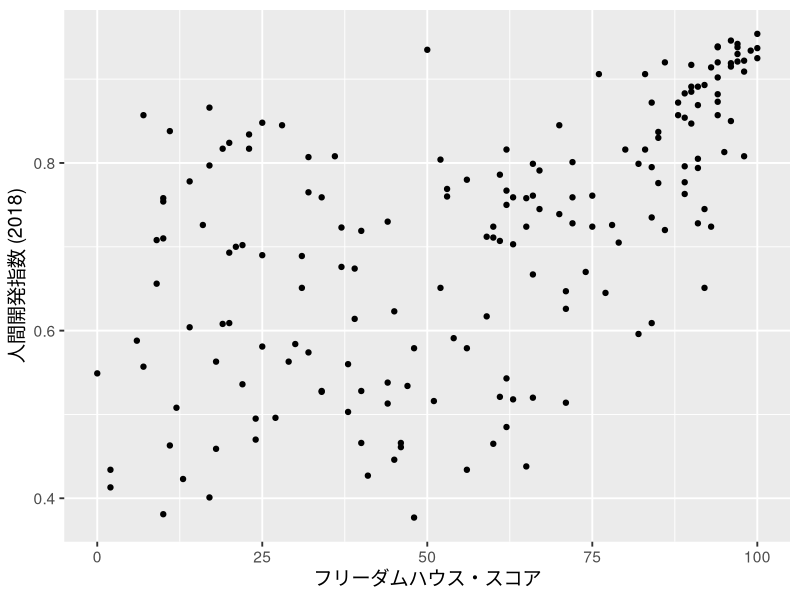
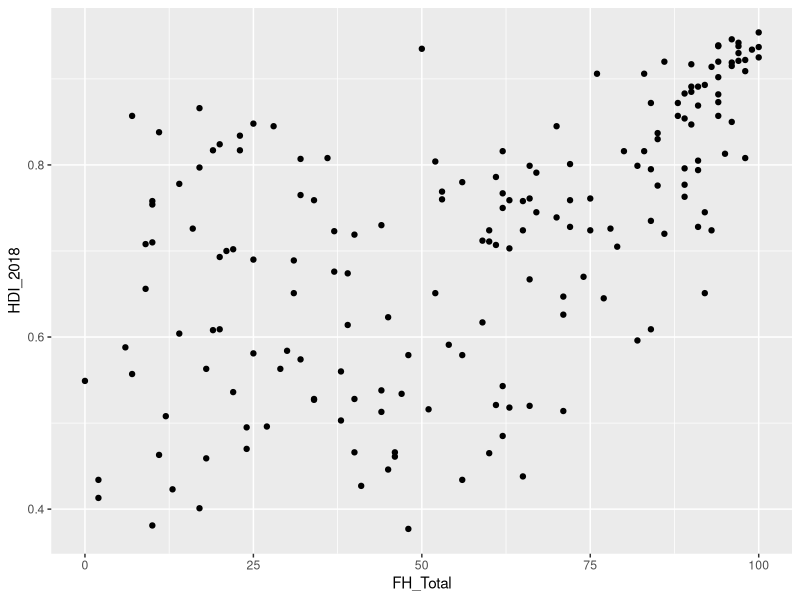
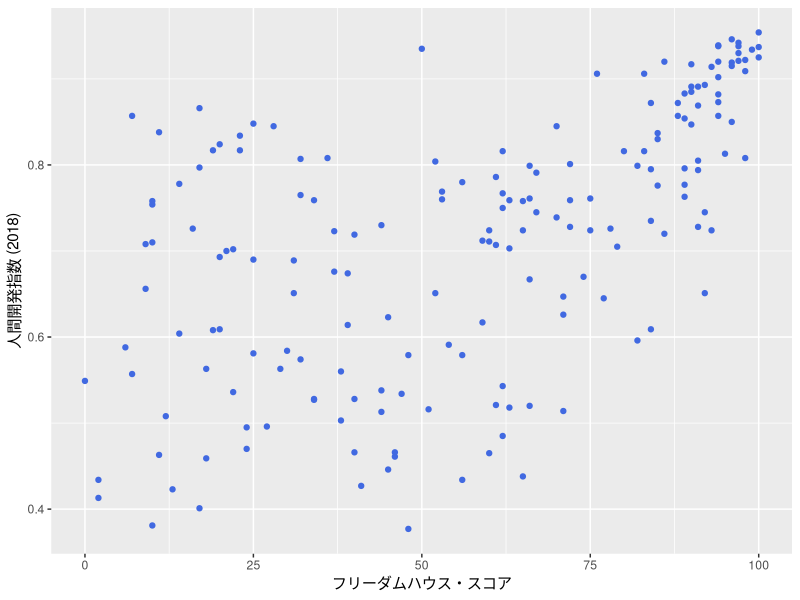
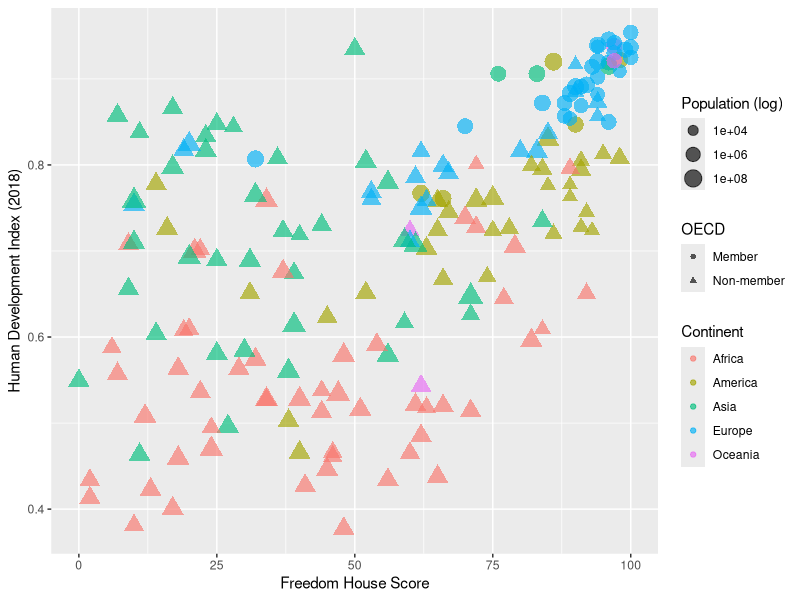
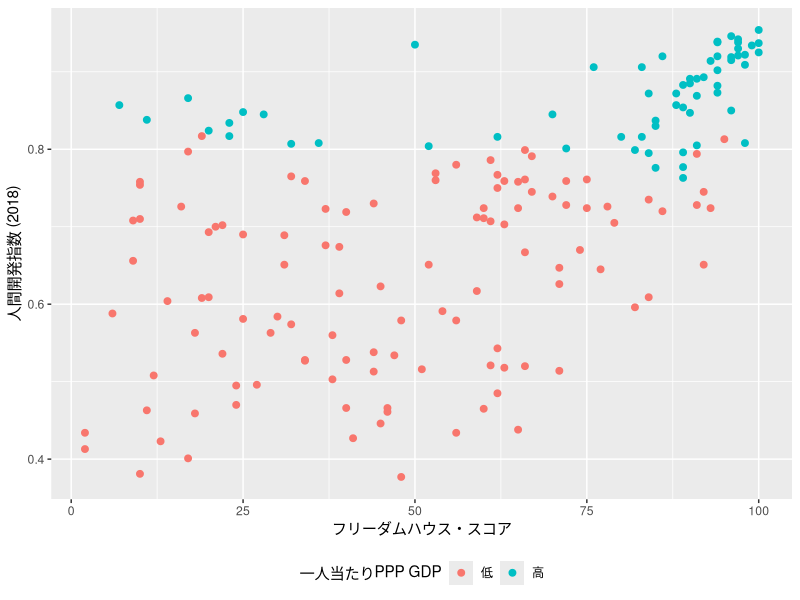
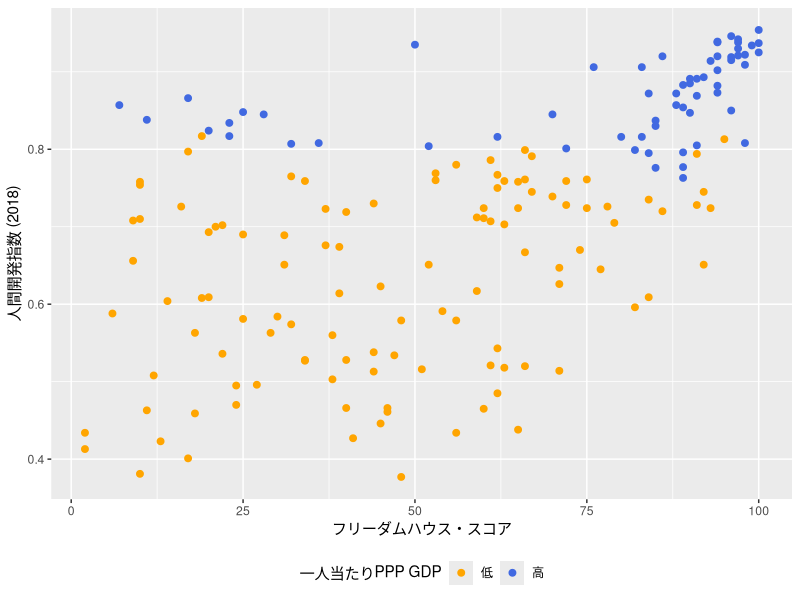
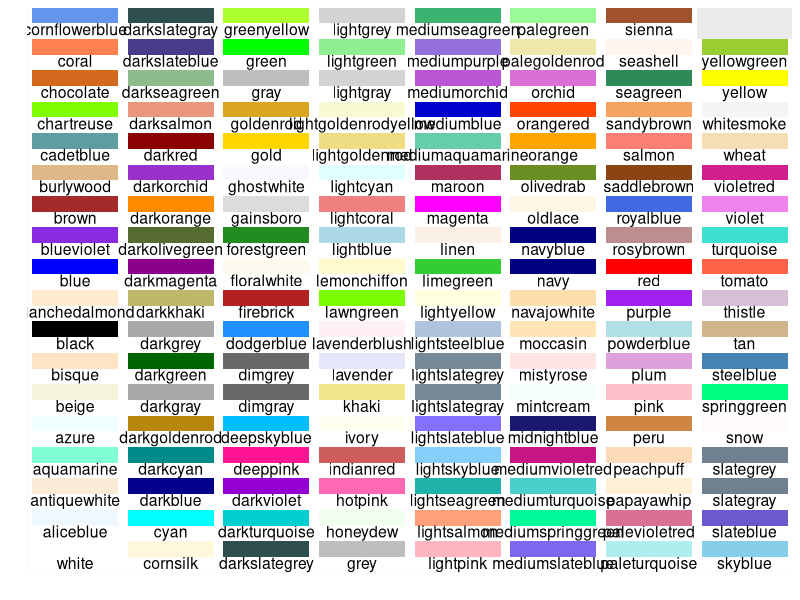
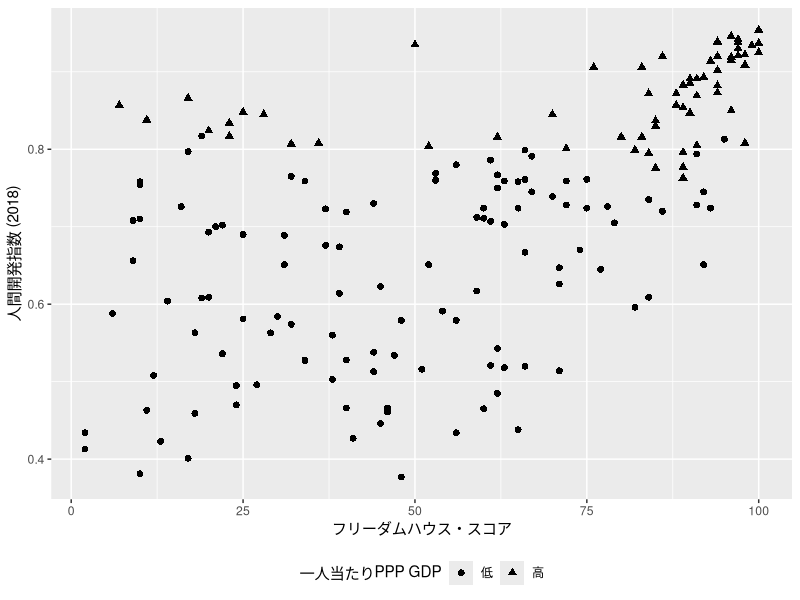

Generate these figures, in order, with R:
## ---- chunk 1
#| include: false
library(tidyverse)
df <- read_csv("Data/countries.csv")
## ---- chunk 2
#| echo: false
#| fig-width: 4
#| fig-height: 4
#| warning: false
#| fig-cap: "2次元散布図の例"
df %>%
   ggplot() +
   geom_point(aes(x = FH_Total, y = HDI_2018)) +
   labs(x = "フリーダムハウス・スコア", y = "人間開発指数 (2018)") +
   theme_gray(base_size   = 14)
## ---- chunk 3
#| filename: "Code 02"
#| fig-width: 8
#| fig-height: 5
#| warning: false
df %>%
   ggplot() +
   geom_point(aes(x = FH_Total, y = HDI_2018))
## ---- chunk 4
#| filename: "Code 03"
#| fig-width: 8
#| fig-height: 5
#| warning: false
df %>%
   ggplot() +
   geom_point(aes(x = FH_Total, y = HDI_2018), color = "royalblue") +
   labs(x = "フリーダムハウス・スコア", y = "人間開発指数 (2018)")
## ---- chunk 5
#| filename: "Code 04"
#| fig-width: 10
#| fig-height: 4
#| warning: false
#| fig-cap: "5次元散布図の例"
df %>%
   mutate(OECD = if_else(OECD == 1, "Member", "Non-member")) %>%
   ggplot() +
   geom_point(aes(x = FH_Total, y = HDI_2018, color = Continent,
                  size = Population, shape = OECD), alpha = 0.65) +
   scale_size_continuous(trans = "log10") +
   labs(x = "Freedom House Score", y = "Human Development Index (2018)",
        size = "Population (log)")
## ---- chunk 6
#| filename: "Code 05"
#| fig-width: 8
#| fig-height: 5
#| warning: false
scatter_plot1 <- df %>%
   # 散布図に使われる変数が一つでも欠損していれば、その行（国）は除外する
   drop_na(FH_Total, HDI_2018, PPP_per_capita) %>%
   # リコーディング
   mutate(HighIncome = if_else(PPP_per_capita >= 20000, "高", "低")) %>%
   ggplot() +
   geom_point(aes(x = FH_Total, y = HDI_2018, color = HighIncome), 
              size = 2) +
   # ラベル修正
   labs(x = "フリーダムハウス・スコア", y = "人間開発指数 (2018)",
        color = "一人当たりPPP GDP") +
   # 凡例を下側に
   theme(legend.position = "bottom")

scatter_plot1
## ---- chunk 7
#| filename: "Code 06"
#| fig-width: 8
#| fig-height: 5
#| warning: false
scatter_plot1 +
   scale_color_manual(values = c("低" = "orange", "高" = "royalblue"))
## ---- chunk 8
#| echo: false
#| fig-width: 12
#| fig-height: 10
data.frame(c = colors()) %>%
   mutate(Num = grepl(x = c, pattern = "[0-9]$")) %>%
   filter(Num == FALSE) %>%
   mutate(y = seq(0, length(c) - 1) %% 18,
          x = seq(0, length(c) - 1) %/% 18) %>%
   ggplot() +
   scale_x_continuous(name = "", breaks = NULL, expand = c(0, 0)) +
   scale_y_continuous(name = "", breaks = NULL, expand = c(0, 0)) +
   scale_fill_identity() +
   geom_rect(aes(xmin = x, xmax = x + 1, ymin = y, ymax = y + 1), 
             fill = "white") +
   geom_rect(aes(xmin = x + 0.05, xmax = x + 0.95, 
                 ymin = y + 0.5, ymax = y + 1, fill = c)) +
   geom_text(aes(x = x + 0.5, y = y + 0.5, label = c), 
             color = "black", hjust = 0.5, vjust = 1, size = 4)
## ---- chunk 9
#| filename: "Code 07"
colors()
## ---- chunk 10
#| filename: "Code 08"
#| fig-width: 8
#| fig-height: 5
#| warning: false
scatter_plot2 <- df %>%
   drop_na(FH_Total, HDI_2018, PPP_per_capita) %>%
   mutate(HighIncome = if_else(PPP_per_capita >= 20000, "高", "低")) %>%
   ggplot() +
   geom_point(aes(x = FH_Total, y = HDI_2018, shape = HighIncome), 
              size = 2) +
   labs(x = "フリーダムハウス・スコア", y = "人間開発指数 (2018)",
        shape = "一人当たりPPP GDP") +
   theme(legend.position = "bottom")

scatter_plot2
## ---- chunk 11
#| filename: "Code 09"
#| fig-width: 8
#| fig-height: 5
#| warning: false
scatter_plot2 +
   scale_shape_manual(values = c("低" = 4, "高" = 1))
## ---- chunk 12
#| echo: false
#| fig-width: 4
#| fig-height: 3.5
tibble(x = rep(1:5, 5),
       y = rep(1:5, each = 5)) %>%
   filter(!(y == 1 & x >= 4)) %>%
   arrange(desc(y), x) %>%
   mutate(pch = as.character(0:22)) %>%
   ggplot(aes(x = x, y = y)) +
   geom_point(aes(shape = pch), 
              color = "black", bg = "gray", size = 3) +
   geom_text(aes(y = y + 0.25, label = pch), size = 5) +
   scale_shape_manual(values = c("1"  =  1,  "2" =  2, "3"  =  3, "4"  =  4,
                                 "5"  =  5,  "6" =  6, "7"  =  7, "8"  =  8,
                                 "9"  =  5, "10" = 10, "11" = 11, "12" = 12,
                                 "13" = 13, "14" = 14, "15" = 15, "16" = 16,
                                 "17" = 17, "18" = 18, "19" = 19, "20" = 20,
                                 "21" = 21, "22" = 22, "0"  = 0)) +
   theme_minimal() +
   theme(panel.grid.minor = element_blank(),
         axis.line = element_blank(),
         axis.title = element_blank(),
         axis.text = element_blank(),
         legend.position = "none")
## ---- chunk 13
#| fig-cap: "折れ線グラフの例 (1)"
#| echo: false
#| fig-width: 5
#| fig-height: 5
#| warning: false
COVID_df <- read_csv("Data/covid_2022_06.csv")
COVID_df %>%
   ggplot(aes(x = Day, y = NewCases)) +
   geom_line(aes(group = Country)) +
   labs(x = "日 (2022年6月)", y = "100万人当たり新規感染者数 (人)") +
   theme_bw(base_size   = 14)
## ---- chunk 14
#| fig-cap: "折れ線グラフの例 (2)"
#| echo: false
#| fig-width: 5
#| fig-height: 5
#| warning: false
COVID_df <- read_csv("Data/covid_2022_06.csv")
COVID_df %>%
   ggplot(aes(x = Day, y = NewCases)) +
   geom_line(aes(group = Country)) +
   geom_point(size = 3) +
   labs(x = "日 (2022年6月)", y = "100万人当たり新規感染者数 (人)") +
   theme_bw(base_size   = 14)
## ---- chunk 15
#| filename: "Code 10"
#| message: false
COVID_df <- read_csv("Data/covid_2022_06.csv")
COVID_df
## ---- chunk 16
#| filename: "Code 11"
#| fig-width: 5
#| fig-height: 5
COVID_df %>%
   filter(Country == "Japan") %>%
   ggplot() +
   geom_line(aes(x = Day, y = NewCases)) +
   labs(x = "日 (2022年6月)", y = "100万人当たり新規感染者数 (人)")
## ---- chunk 17
#| filename: "Code 12"
#| fig-width: 5
#| fig-height: 5
COVID_df <- COVID_df %>%
   mutate(Country = case_when(Country == "Japan" ~ "日本",
                              Country == "Korea" ~ "韓国",
                              TRUE               ~ "台湾"),
          Country = factor(Country, levels = c("日本", "韓国", "台湾")))

COVID_df %>%
   ggplot() +
   geom_line(aes(x = Day, y = NewCases, group = Country)) +
   labs(x = "日 (2022年6月)", y = "100万人当たり新規感染者数 (人)")
## ---- chunk 18
#| filename: "Code 13"
#| fig-width: 7
#| fig-height: 5
COVID_df %>%
   ggplot() +
   geom_line(aes(x = Day, y = NewCases, group = Country, color = Country), 
             size = 1.5) +
   labs(x = "日 (2022年6月)", y = "100万人当たり新規感染者数 (人)", 
        color = "国/地域")
## ---- chunk 19
#| filename: "Code 14"
#| fig-width: 8
#| fig-height: 3.5
COVID_df %>%
   ggplot() +
   geom_line(aes(x = Day, y = NewCases, group = Country, 
                 linetype = Country), size = 1) +
   labs(x = "日 (2022年6月)", y = "100万人当たり新規感染者数 (人)", 
        linetype = "国/地域") 
## ---- chunk 20
#| filename: "Code 15"
#| fig-width: 8
#| fig-height: 3.5
COVID_df %>%
   ggplot() +
   geom_line(aes(x = Day, y = NewCases, group = Country, 
                 linetype = Country), size = 1) +
   labs(x = "日 (2022年6月)", y = "100万人当たり新規感染者数 (人)", 
        linetype = "国/地域") +
   scale_linetype_manual(values = c("日本" = 1, "韓国" = 2, "台湾" = 3))
## ---- chunk 21
#| echo: false
#| fig-width: 8
#| fig-height: 2.5
tibble(x = rep(1, 6),
       xend = rep(5, 6),
       y = 1:6,
       yend = 1:6,
       type = c("6", "5", "4", "3", "2", "1")) %>%
   ggplot() +
   geom_segment(aes(x = x, xend = xend, 
                    y = y, yend = yend, linetype = type)) +
   scale_y_continuous(breaks = 1:6, labels = 6:1) +
   scale_linetype_manual(values = c("1" = 1, "2" = 2, "3" = 3, 
                                    "4" = 4, "5" = 5, "6" = 6)) +
   labs(y = "linetypeの値") +
   theme_minimal(base_size = 14) +
   theme(panel.grid = element_blank(),
         axis.title.x = element_blank(),
         axis.text.x = element_blank(),
         legend.position = "none")
## ---- chunk 22
#| filename: "Code 6"
#| fig-width: 8
#| fig-height: 3.5
COVID_df %>%
   ggplot() +
   geom_line(aes(x = Day, y = NewCases, group = Country), size = 1) +
   labs(x = "日 (2022年6月)", y = "100万人当たり新規感染者数 (人)", 
        linetype = "国/地域") + 
   facet_wrap(~Country, ncol = 3)
## ---- chunk 23
#| filename: "Code 17"
#| fig-width: 8
#| fig-height: 3.5
COVID_df %>%
   ggplot() +
   geom_line(aes(x = Day, y = NewCases, group = Country), size = 1) +
   labs(x = "日 (2022年6月)", y = "100万人当たり新規感染者数 (人)", 
        linetype = "国/地域") + 
   facet_wrap(~Country, ncol = 3, scales = "free_y")
## ---- chunk 24
#| filename: "Code 18"
#| fig-width: 8
#| fig-height: 4
COVID_df %>%
   ggplot(aes()) +
   geom_line(aes(x = Day, y = NewCases, color = Country, group = Country), 
             size = 1) +
   geom_point(aes(x = Day, y = NewCases, color = Country, shape = Country), 
              size = 3) +
   labs(x = "日 (2022年6月)", y = "100万人当たり新規感染者数 (人)", 
        color = "国/地域", shape = "国/地域") +
   scale_color_manual(values = c("日本" = "royalblue",
                                 "韓国" = "darkred",
                                 "台湾" = "forestgreen")) +
   theme_bw()
## ---- chunk 25
#| filename: "Code 19"
#| fig-width: 8
#| fig-height: 4
COVID_df %>%
   # 共通するマッピングはggplot()内で指定可能
   ggplot(aes(x = Day, y = NewCases, color = Country)) +
   geom_line(aes(group = Country), size = 1) +
   geom_point(aes(shape = Country), size = 3) +
   labs(x = "日 (2022年6月)", y = "100万人当たり新規感染者数 (人)", 
        color = "国/地域", shape = "国/地域") +
   scale_color_manual(values = c("日本" = "royalblue",
                                 "韓国" = "darkred",
                                 "台湾" = "forestgreen")) +
   theme_bw()
## ---- chunk 26
#| fig-cap: "箱ひげ図の例"
#| echo: false
#| fig-width: 4
#| fig-height: 4
#| warning: false
df %>%
   ggplot() +
   geom_boxplot(aes(x = 1, y = HDI_2018), width = 0.5) +
   annotate("text", x = 1.3, y = 0.7325, label = "中央値", hjust = 0) +
   annotate("text", x = 1.3, y = 0.5870, label = "第一四分位数", hjust = 0) +
   annotate("text", x = 1.3, y = 0.8347, label = "第三四分位数", hjust = 0) +
   annotate("text", x = 1.05, y = 0.3770, label = "最小値", hjust = 0) +
   annotate("text", x = 1.05, y = 0.9540, label = "最大値", hjust = 0) +
   labs(x = "", y = "人間開発指数 (2018)") +
   coord_cartesian(xlim = c(0.75, 1.5)) +
   theme_minimal() +
   theme(axis.text.x = element_blank())
## ---- chunk 27
#| filename: "Code 20"
my_vec1 <- c(5, 1, 11, 2, 4, 2, 6, 15, 7, 8, 9)
my_vec1
## ---- chunk 28
#| filename: "Code 21"
sort(my_vec1)
## ---- chunk 29
#| filename: "Code 22a"
my_vec2 <- my_vec1[my_vec1 > 6]

my_vec2
## ---- chunk 30
#| filename: "Code 22b"
my_vec3 <- my_vec1[my_vec1 < 6]

my_vec3
## ---- chunk 31
#| filename: "Code 23a"
#| fig-cap: "変数をyにマッピングした場合"
#| fig-width: 5
#| fig-height: 5
df %>%
   ggplot() +
   geom_boxplot(aes(y = HDI_2018)) +
   labs(x = "", 
        y = "Human Development Index") +
   theme_bw(base_size = 14)
## ---- chunk 32
#| filename: "Code 23b"
#| fig-cap: "変数をxにマッピングした場合"
#| fig-width: 5
#| fig-height: 5
df %>%
   ggplot() +
   geom_boxplot(aes(x = HDI_2018)) +
   labs(x = "Human Development Index", 
        y = "") +
   theme_bw(base_size = 14)
## ---- chunk 33
#| filename: "Code 24"
#| fig-width: 8
#| fig-height: 3
df %>%
   ggplot() +
   geom_boxplot(aes(y = HDI_2018, x = Continent)) +
   labs(x = "Continent", y = "Human Development Index") +
   theme_bw()
## ---- chunk 34
#| filename: "Code 25"
#| fig-width: 8
#| fig-height: 3
df %>%
   mutate(OECD_J = if_else(OECD == 1, "Member", "Non-member"),
          OECD_J = factor(OECD_J, levels = c("Non-member", "Member"))) %>%
   ggplot() +
   geom_boxplot(aes(y = HDI_2018, x = Continent, fill = OECD_J)) +
   labs(x = "Continent", y = "Human Development Index", fill = "OECD") +
   theme_bw()
## ---- chunk 35
#| filename: "Code 26"
#| fig-width: 8
#| fig-height: 3
df %>%
   ggplot() +
   geom_boxplot(aes(y = HDI_2018, x = Continent), fill = "cornsilk") +
   labs(x = "Continent", y = "Human Development Index") +
   theme_bw()
## ---- chunk 36
#| filename: "Code 27"
#| fig-width: 8
#| fig-height: 3
df %>%
   ggplot() +
   geom_boxplot(aes(y = HDI_2018, x = Continent, fill = Continent)) +
   labs(x = "Continent", y = "Human Development Index") +
   theme_bw() +
   theme(legend.position = "none")
## ---- chunk 37
#| filename: "Code 28"
#| fig-width: 8
#| fig-height: 3.25
df %>%
   ggplot() +
   geom_boxplot(aes(y = HDI_2018, x = Continent), width = 0.25) +
   labs(x = "Continent", y = "Human Development Index") +
   theme_bw() +
   theme(legend.position = "none")
## ---- chunk 38
#| filename: "Code 29"
#| fig-width: 8
#| fig-height: 3.25
df %>%
   ggplot() +
   geom_boxplot(aes(x = HDI_2018, y = Continent)) +
   labs(x = "Human Development Index", y = "Continent") +
   theme_bw(base_size = 14) +
   theme(legend.position = "none")
## ---- chunk 39
#| filename: "Code 30"
#| fig-width: 8
#| fig-height: 3.25
df %>%
   ggplot() +
   geom_boxplot(aes(x = HDI_2018, y = Continent)) +
   labs(x = "Human Development Index", y = "Continent") +
   scale_y_discrete(limits = rev) +
   theme_bw(base_size = 14) +
   theme(legend.position = "none")
